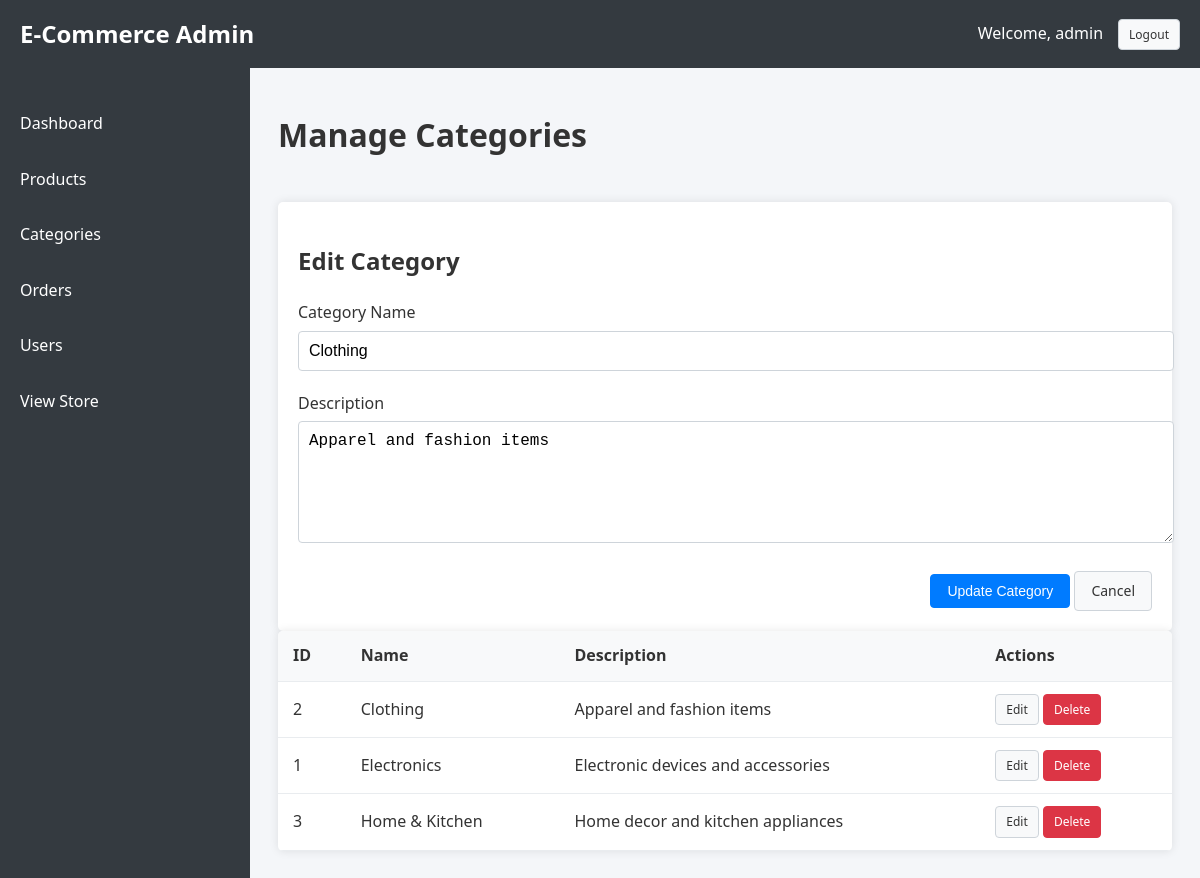
The app's page /admin/categories.php?edit=2 (signed in) with its own data.
### tables this page shows
CREATE TABLE categories (
    id INT AUTO_INCREMENT PRIMARY KEY,
    name VARCHAR(100) NOT NULL,
    description TEXT
);

### admin/categories.php (the view, shortened to what this page needs)
<?php
$database = new Database();
$db = $database->getConnection();
$query = "SELECT * FROM categories ORDER BY name";
$stmt = $db->prepare($query);
$stmt->execute();
$categories = $stmt->fetchAll(PDO::FETCH_ASSOC);
$category_to_edit = null;
if (isset($_GET['edit']) && is_numeric($_GET['edit'])) {
    $edit_id = $_GET['edit'];
    $query = "SELECT * FROM categories WHERE id = :id";
    $stmt = $db->prepare($query);
    $stmt->bindParam(':id', $edit_id);
    $stmt->execute();
    $category_to_edit = $stmt->fetch(PDO::FETCH_ASSOC);
}
?>
<!DOCTYPE html>
<html lang="en">
<head>
    <link rel="stylesheet" href="../assets/css/admin.css">
</head>
<body>
    <?php include 'includes/header.php'; ?>
    <div class="admin-container">
        <?php include 'includes/sidebar.php'; ?>
        <div class="admin-content">
            <div class="content-header">
                <h1>Manage Categories</h1>
            </div>
            <div class="admin-form">
                <h2><?php echo $category_to_edit ? 'Edit Category' : 'Add New Category'; ?></h2>
                <form action="categories.php" method="post">
                    <div class="form-group">
                        <label for="name">Category Name</label>
                        <input type="text" id="name" name="name" value="<?php echo $category_to_edit ? $category_to_edit['name'] : ''; ?>" required>
                    </div>
                    <div class="form-group">
                        <label for="description">Description</label>
                        <textarea id="description" name="description"><?php echo $category_to_edit ? $category_to_edit['description'] : ''; ?></textarea>
                    </div>
                    <div class="form-actions">
                        <button type="submit" class="btn btn-primary"><?php echo $category_to_edit ? 'Update Category' : 'Add Category'; ?></button>
                        <?php if ($category_to_edit): ?>
                            <a href="categories.php" class="btn">Cancel</a>
                        <?php endif; ?>
                    </div>
                </form>
            </div>
            <div class="admin-table-container">
                <table class="admin-table">
                    <thead>
                        <tr>
                            <th>ID</th>
                            <th>Name</th>
                            <th>Description</th>
                            <th>Actions</th>
                        </tr>
                    </thead>
                    <tbody>
                        <?php foreach ($categories as $category): ?>
                            <tr>
                                <td><?php echo $category['id']; ?></td>
                                <td><?php echo $category['name']; ?></td>
                                <td><?php echo $category['description']; ?></td>
                                <td>
                                    <a href="categories.php?edit=<?php echo $category['id']; ?>" class="btn btn-small">Edit</a>
                                    <a href="categories.php?delete=<?php echo $category['id']; ?>" class="btn btn-small btn-danger" onclick="return confirm('Are you sure you want to delete this category?')">Delete</a>
                                </td>
                            </tr>
                        <?php endforeach; ?>
                    </tbody>
                </table>
            </div>
        </div>
    </div>
</body>
</html>

### assets/css/admin.css (style rules this page uses)
body { font-family: "Segoe UI", Tahoma, Geneva, Verdana, sans-serif; line-height: 1.6; color: #333; background-color: #f4f6f9; }
.admin-container { display: flex; min-height: 100vh; }
.admin-content { flex: 1; padding: 80px 20px 20px 270px; }
.admin-table-container { background-color: #fff; border-radius: 5px; box-shadow: 0 0 10px rgba(0, 0, 0, 0.1); overflow-x: auto; }
.admin-table { width: 100%; border-collapse: collapse; }
.admin-table th, .admin-table td { padding: 12px 15px; text-align: left; border-bottom: 1px solid #e9ecef; }
.admin-table th { background-color: #f8f9fa; font-weight: bold; }
.admin-form { background-color: #fff; border-radius: 5px; box-shadow: 0 0 10px rgba(0, 0, 0, 0.1); padding: 20px; }
.form-group { margin-bottom: 20px; }
.form-group label { display: block; margin-bottom: 5px; font-weight: 500; }
.form-group input, .form-group textarea, .form-group select { width: 100%; padding: 10px; border: 1px solid #ced4da; border-radius: 4px; font-size: 16px; }
.form-group textarea { resize: vertical; min-height: 100px; }
.form-actions { margin-top: 20px; text-align: right; }
.btn { display: inline-block; padding: 8px 16px; background-color: #f8f9fa; color: #333; border: 1px solid #ced4da; border-radius: 4px; cursor: pointer; font-size: 14px; text-decoration: none; transition: all 0.3s; }
.btn-primary { background-color: #007bff; color: #fff; border-color: #007bff; }
.btn-danger { background-color: #dc3545; color: #fff; border-color: #dc3545; }
.btn-small { padding: 5px 10px; font-size: 12px; }
.content-header { display: flex; justify-content: space-between; align-items: center; margin-bottom: 20px; }

### records on screen
categories: name "Clothing", description "Apparel and fashion items", id "2"
categories: id "1", name "Electronics", description "Electronic devices and accessories"
categories: id "3", name "Home & Kitchen", description "Home decor and kitchen appliances"

### other values on screen
$_SESSION['username'] "admin"
